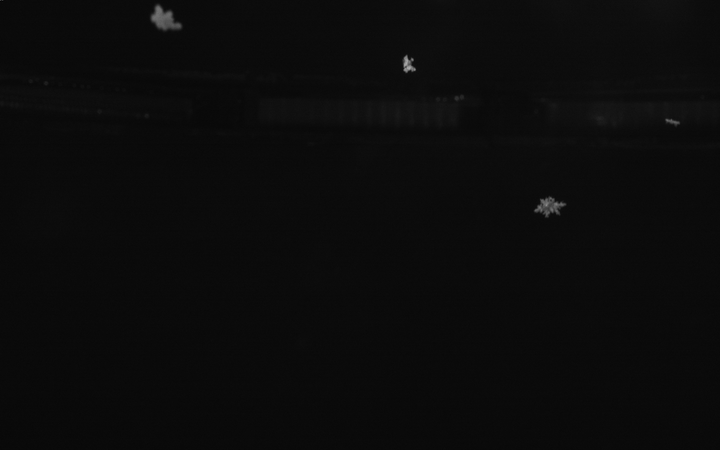
#> input picture imageProcessing/matching/matching/Flake000936_Cam1_1_2022-2-13-20-0-36-227.png, 720 x 450 px, shrunk from 1920 x 1200 before the run
$ jupyter execute flattenImages.ipynb
#> lines starting #> are read from the running program, lines starting #| are printed output that depends on the picture; after the words box and inside, x2 and y2 are one past the last pixel; in counts of white or black regions, pixels touching at a corner belong together
[cell 1]
from PIL import Image
import matplotlib.pyplot as plt
import numpy as np
import cv2

[cell 2]
img1 = Image.open('Flake000936_Cam1_1_2022-2-13-20-0-36-227.png')
#> img1 is the input picture: PIL image 720x450 L; min 2, max 172, mean 11.4
img1 = np.array(img1)
plt.imshow(img1,cmap='gray')

img2 = Image.open('Flake000936_Cam2_1_2022-2-13-20-0-36-227.png')
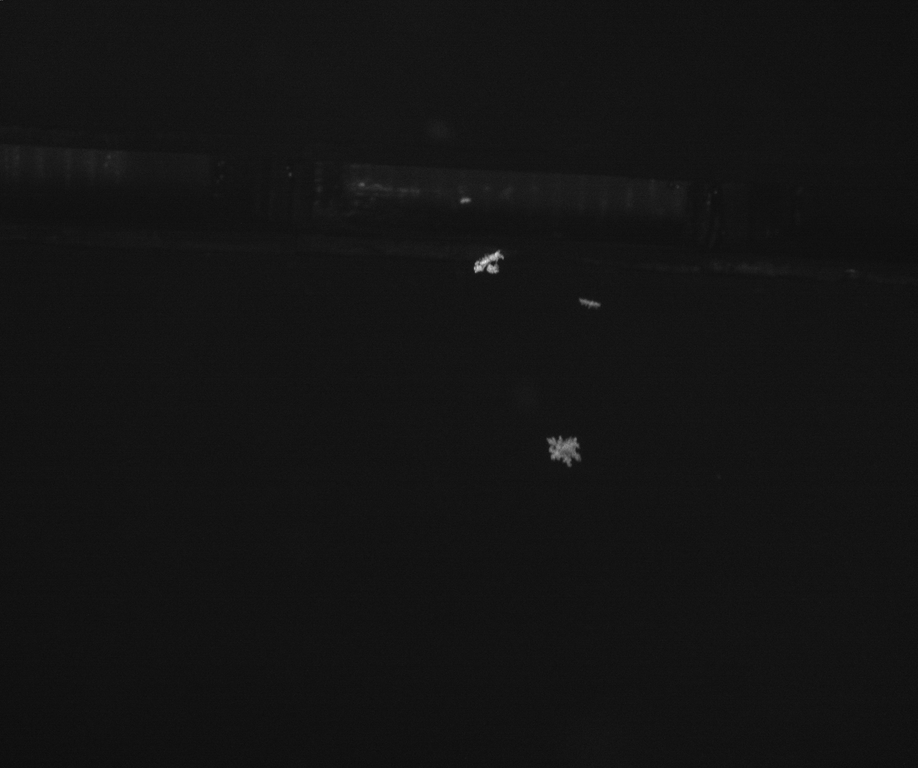
#> input picture imageProcessing/matching/matching/Flake000936_Cam2_1_2022-2-13-20-0-36-227.png, 918 x 768 px, shrunk from 2448 x 2048 before the run
#> img2 is the input picture: PIL image 918x768 L; min 11, max 235, mean 19.8
img2 = np.array(img2)
plt.imshow(img2,cmap='gray')
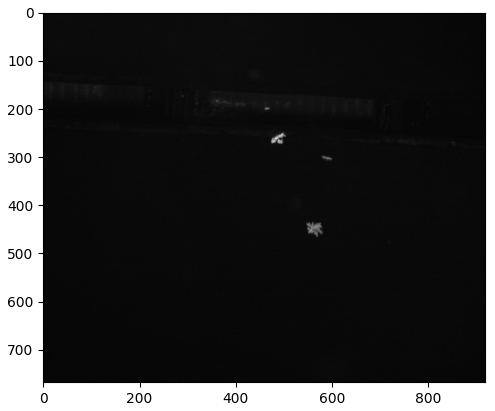
#> figure drawn by matplotlib, 1 panel

[cell 3]
ret,thresh1 = cv2.threshold(img1,50,255,cv2.THRESH_BINARY)
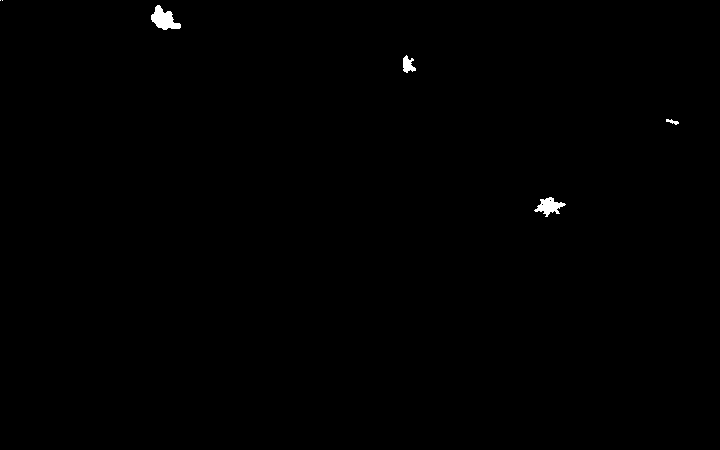
#> thresh1: shape (450, 720); 0.28% white; 6 white regions (2 under 20 px), largest, box (x1, y1, x2, y2) and area: (151, 5, 181, 30) 416, (534, 197, 566, 217) 309, (403, 55, 416, 73) 144, (666, 119, 679, 125) 40
plt.imshow(thresh1,cmap='gray')

[cell 4]
ret,thresh2 = cv2.threshold(img2,50,255,cv2.THRESH_BINARY)
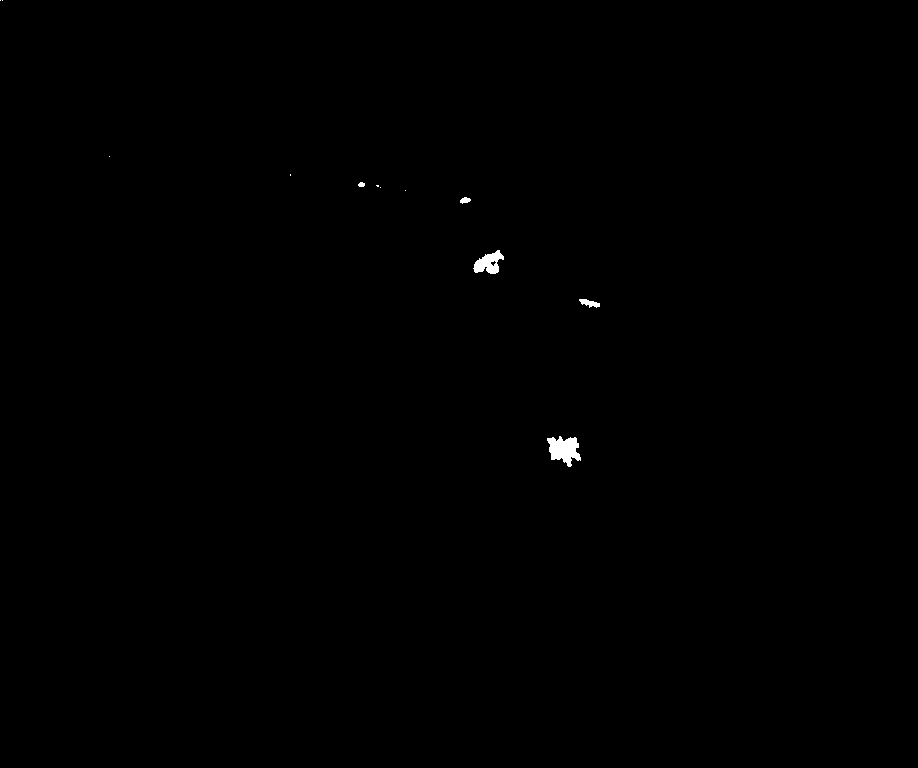
#> thresh2: shape (768, 918); 0.18% white; 12 white regions (7 under 20 px), largest, box (x1, y1, x2, y2) and area: (547, 436, 581, 467) 655, (473, 250, 504, 274) 423, (579, 299, 600, 308) 106, (460, 197, 471, 204) 51, (358, 182, 365, 187) 28
plt.imshow(thresh2,cmap='gray')
